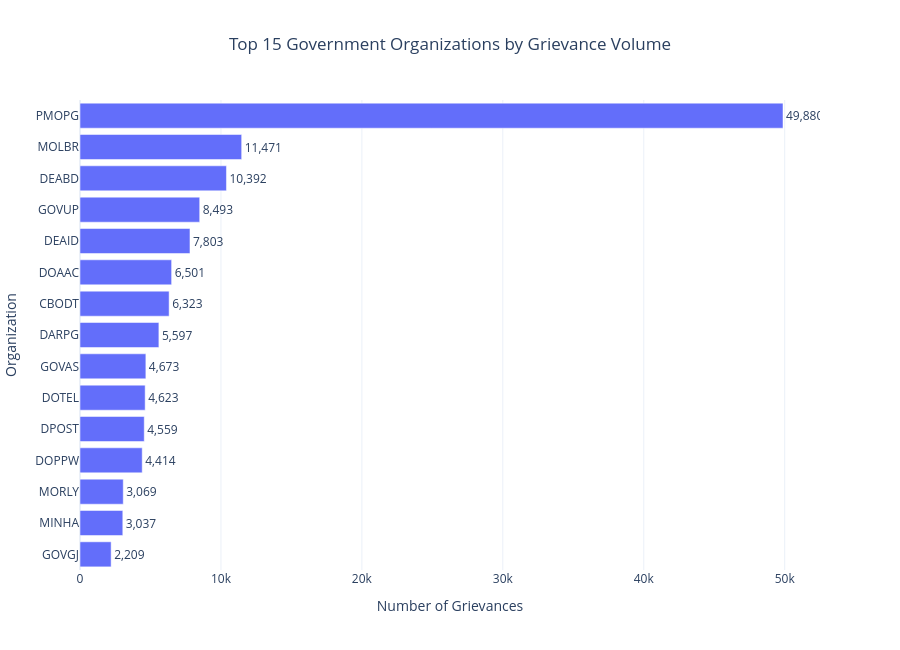

Notebook source saved alongside this figure:
### Code cell
fig = px.bar(
    org_counts.head(15).sort_values("grievance_count"),
    x="grievance_count",
    y="org_code",
    orientation="h",
    text="grievance_count",
    title="Top 15 Government Organizations by Grievance Volume",
    labels={
        "org_code": "Organization",
        "grievance_count": "Number of Grievances"
    }
)

fig.update_traces(
    texttemplate="%{text:,}",
    textposition="outside"
)

fig.update_layout(
    height=650,
    template="plotly_white",
    title_x=0.5,
    xaxis=dict(showgrid=True),
    yaxis=dict(categoryorder="total ascending")
)

fig.show()

### Figure 1 — Plotly figure (JSON) as saved in the notebook; plotly's stock layout.template omitted (floating-point values rounded to 4 significant figures)
{"data": [{"hovertemplate": "Number of Grievances=%{text}<br>Organization=%{y}<extra></extra>", "legendgroup": "", "marker": {"color": "#636efa", "pattern": {"shape": ""}}, "name": "", "orientation": "h", "showlegend": false, "text": [2209.0, 3037.0, 3069.0, 4414.0, 4559.0, 4623.0, 4673.0, 5597.0, 6323.0, 6501.0, 7803.0, 8493.0, 10390.0, 11470.0, 49880.0], "textposition": "outside", "texttemplate": "%{text:,}", "type": "bar", "x": [2209, 3037, 3069, 4414, 4559, 4623, 4673, 5597, 6323, 6501, 7803, 8493, 10392, 11471, 49880], "xaxis": "x", "y": ["GOVGJ", "MINHA", "MORLY", "DOPPW", "DPOST", "DOTEL", "GOVAS", "DARPG", "CBODT", "DOAAC", "DEAID", "GOVUP", "DEABD", "MOLBR", "PMOPG"], "yaxis": "y"}], "layout": {"barmode": "relative", "height": 650, "legend": {"tracegroupgap": 0}, "title": {"text": "Top 15 Government Organizations by Grievance Volume", "x": 0.5}, "xaxis": {"anchor": "y", "domain": [0, 1], "showgrid": true, "title": {"text": "Number of Grievances"}}, "yaxis": {"anchor": "x", "categoryorder": "total ascending", "domain": [0, 1], "title": {"text": "Organization"}}}}
